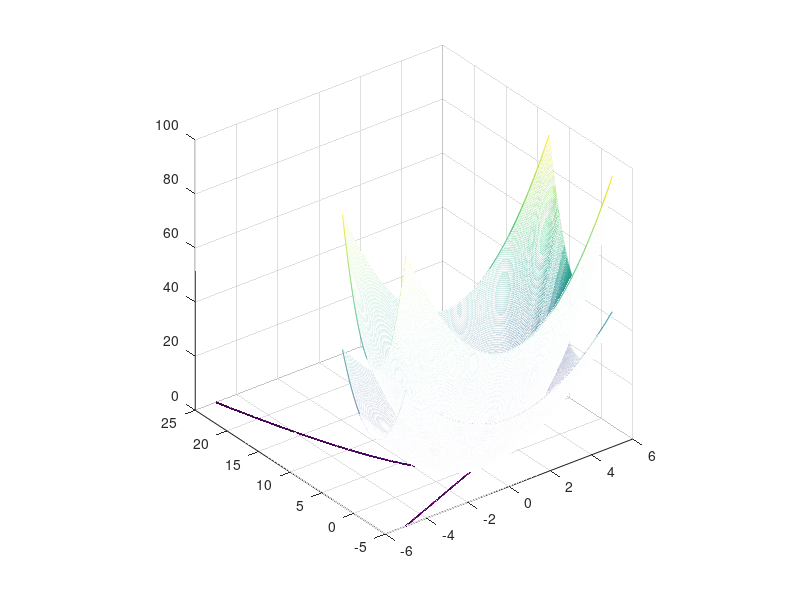

Reproduce this figure in MATLAB. (Note: this script raises an error after producing the figure.)
figure('Name', 'Bài tập 1c', 'NumberTitle', 'off')

x = -5:0.01:5;
y = -5:0.01:5;
[X, Y] = meshgrid(x, y);
f1 = X.^2 + Y.^2;
f2 = 2*(X.^2 + Y.^2);
f3 = X;
f4 = X.^2;
Z = X.*Y - X.*Y;
mesh(X, Y, f1)
hold on
mesh(X, Y, f2)
hold on
mesh(X, f3, Z)
hold on
mesh(X, f4, Z)
axis square
colormap('parula')
xlabel('x')
ylabel('y')
zlabel('z')
